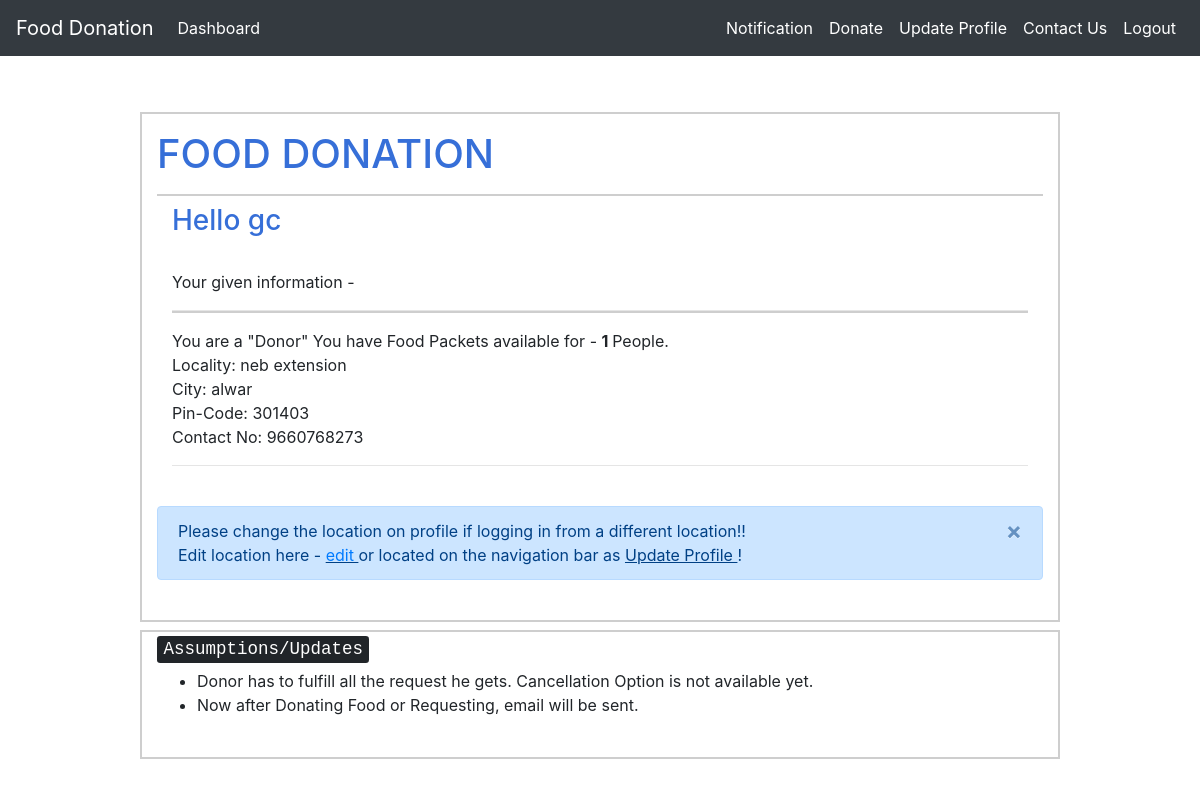
The page /main/ (signed in) on the database its author committed.
### customUser/models.py (models this page shows, shortened)
class CustomUser(AbstractUser):
    pin_code = models.IntegerField(null = True)
    contact_no = models.IntegerField(null = True)
    resources = models.IntegerField(null = True) # no. of persons avability/requirement
    locality = models.CharField(max_length = 100)
    city = models.CharField(max_length = 50)
    """CHOICES=[('0','Donor'),
                   ('1','Reciever')]"""
    state = models.CharField(max_length = 50, default = " ")
    donor = models.BooleanField(default = 'False') # 0 - Donor 1 - Reciever
    email = models.EmailField(unique=True)
    organisation = models.BooleanField(default = 'False')

### customUser/views.py (the view)
# urls.py: path('main/', user_view.main_page, name = 'homePage'),
def main_page(request):
	return render(request, 'home.html')

### templates/home.html (shortened to what this page needs)
{% extends 'base_with_home.html' %}
{% load crispy_forms_tags %}
{% block navigation %}
	{% if user.is_authenticated %}
		<div class = "nav-item active">
			<a class="nav-link" href="{% url 'notification' %}" >Notification</a>
		</div>
		 <div class = "nav-item active">
              <a class="nav-link" href="{% url 'maps' %}" class="nav-link">
                  {% if user.donor == True %}  Donate   {% else %}  Request
                  {% endif %}
              </a>
            </div>
			<div class = "nav-item active">
					<a href="{% url 'edit_profile' %}" class="nav-link"> Update Profile </a>
			</div>
			<div class = "nav-item active">
				<a href = "{% url 'contact' %}" class = 'nav-link'> Contact Us </a>
			</div>
			<div class = "nav-item active">
				<a href="{% url 'logout' %}" class="nav-link">Logout</a>
			</div>
	{% endif %}
{% endblock %}
{% block content %}
<div class="container my-2" style="border:2px solid #cecece;">
<h1 class="py-3" style="color: rgb(54, 111, 216); border-bottom:2px solid #cecece;"> FOOD DONATION  </h1>
<div class = "container-fluid" >
	{% if user.is_authenticated %}
			{% if user.organisation == False %}
			<h3 style="color: rgb(54, 111, 216);"> Hello {{ user.username }}</h3>
			{% else %}
			Welcome, <kbd> {{ user.username }} </kbd>
			{% endif %}
		 <br> Your given information - <br> <hr style="border-bottom:2px solid #cecece;">
		 	{% if user.donor == True %}
		 		{% if user.organisation == True %}
					You are a "Donor : Organisation"<br>
				{% else %}
					You are a "Donor"
				{% endif %}
					You have Food Packets available for - <strong> {{ user.resources }} </strong> People.<br>
			{% else %}
				You are a "Reciever"<br>
				Food Packets Required for - <strong> {{user.resources}} </strong> People.<br>
			{% endif %}
			Locality: {{ user.locality }} <br>
			City: {{ user.city }} <br>
			Pin-Code: {{ user.pin_code }} <br>
			Contact No: {{ user.contact_no }} <br> <hr>
</div>
<br>
      <div class="alert  alert-primary  alert-dismissible   fade    show">
    	Please change the location on profile if logging in from a different location!! <br>
          Edit location here -  <u> <a  href = "{% url 'edit_profile' %}"> edit </a> </u> or located on the navigation bar as <u>Update Profile </u>!
      	 <button type = "button" class = "close" data-dismiss = "alert" aria-hidden="true">&times;</button>
      </div>
<br>
	{% else %}
		<br>
		<div class = "container-fluid"> <h4> <kbd> You are not logged in! </kbd><br> <br>  </h4>    </div>
	{% endif %}
</div>
{% endblock %}

### rows shown on the page
CustomUser: username "gc", resources "1", locality "neb extension", city "alwar", pin_code "301403", contact_no "9660768273"
